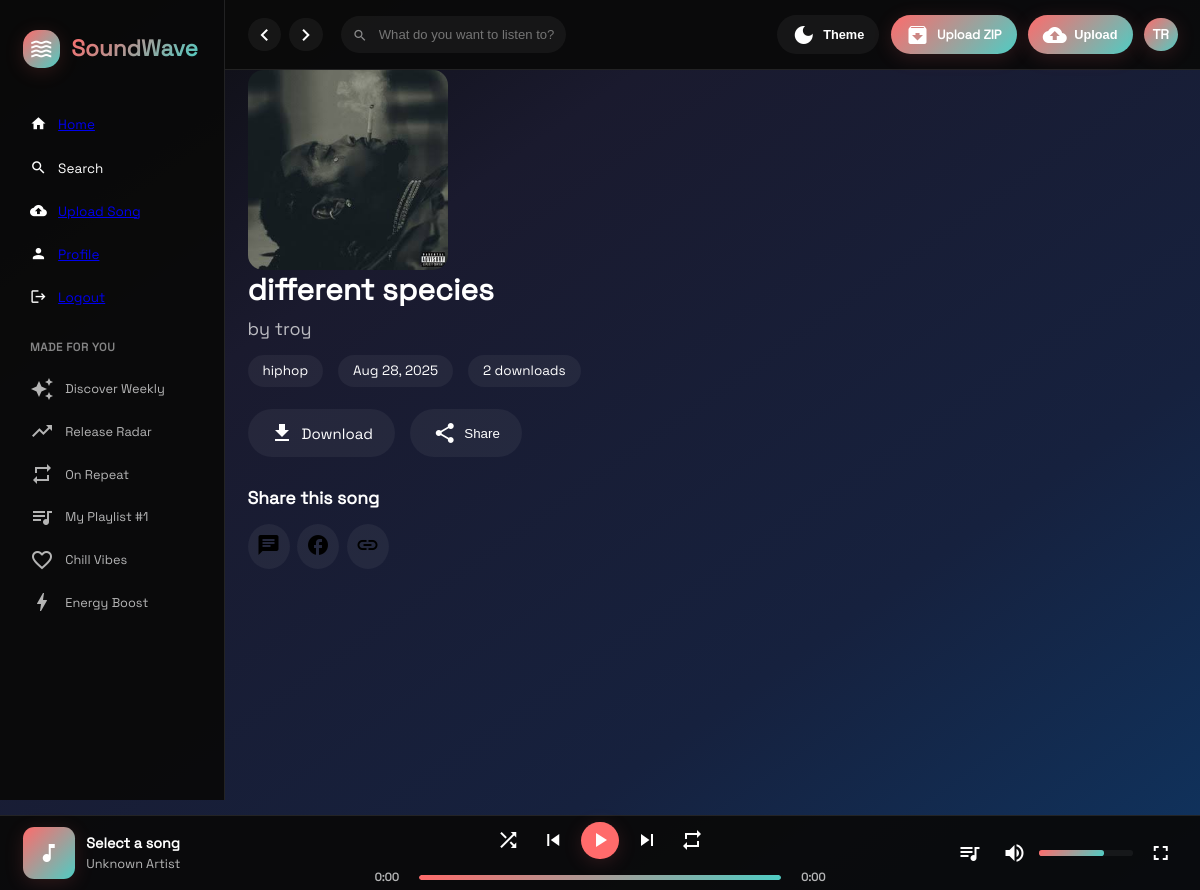
Screenshot of /song/2/ (signed in) with the database file from the repository.
### core/models.py (models this page shows, shortened)
class Song(models.Model):
    artist = models.ForeignKey(Artist, on_delete=models.CASCADE, related_name='songs')
    album = models.ForeignKey(Album, on_delete=models.SET_NULL, null=True, blank=True, related_name='songs')
    title = models.CharField(max_length=200)
    genre = models.CharField(max_length=50)
    audio_file = models.FileField(upload_to='songs/')
    cover_image = models.ImageField(upload_to='covers/', blank=True, null=True)
    uploaded_at = models.DateTimeField(auto_now_add=True)
    download_count = models.PositiveIntegerField(default=0)
    track_number = models.PositiveIntegerField(default=1)

class Artist(models.Model):
    user = models.OneToOneField(User, on_delete=models.CASCADE)
    bio = models.TextField(blank=True)
    created_at = models.DateTimeField(auto_now_add=True)

### core/views.py (the view)
# urls.py: path('song/<int:song_id>/', views.song_detail, name='song_detail'),
def song_detail(request, song_id):
    song = get_object_or_404(Song, id=song_id)
    share_url = request.build_absolute_uri()
    return render(request, 'song_detail.html', {'song': song, 'share_url': share_url})

### core/context_processors.py (called while the page is built)
def songs_json(request):
    songs = Song.objects.all().order_by('-uploaded_at')
    songs_data = [
        {
            'id': song.id,
            'title': song.title,
            'artist': song.artist.user.username,
            'genre': song.genre,
            'url': request.build_absolute_uri(song.audio_file.url),
            'cover_image': request.build_absolute_uri(song.cover_image.url) if song.cover_image else ''
        } for song in songs
    ]
    return {'songs_json': json.dumps(songs_data)}

### core/templates/song_detail.html (shortened to what this page needs)
{% extends 'base.html' %}
{% load static %}
{% block content %}
<div class="content">
    <div class="section">
        <div class="song-detail">
            {% if song.cover_image %}
            <div class="song-cover" style="width: 200px; height: 200px; flex-shrink: 0;">
                <img src="{{ song.cover_image.url }}" alt="{{ song.title }}" style="width: 100%; height: 100%; object-fit: cover; border-radius: 1rem;">
            </div>
            {% else %}
            <div class="song-cover" style="width: 200px; height: 200px; flex-shrink: 0; background: var(--accent-gradient); display: flex; align-items: center; justify-content: center; border-radius: 1rem;">
                <span class="material-icons" style="font-size: 4rem; color: white;">music_note</span>
            </div>
            {% endif %}
            <div class="song-info">
                <h1 style="font-size: 2rem; margin-bottom: 0.5rem;">{{ song.title }}</h1>
                <p style="color: var(--text-secondary); font-size: 1.2rem; margin-bottom: 1rem;">by {{ song.artist.user.username }}</p>
                <div style="display: flex; gap: 1rem; margin-bottom: 1.5rem;">
                    <span style="background: var(--bg-card); padding: 0.5rem 1rem; border-radius: 2rem; font-size: 0.9rem;">{{ song.genre }}</span>
                    <span style="background: var(--bg-card); padding: 0.5rem 1rem; border-radius: 2rem; font-size: 0.9rem;">{{ song.uploaded_at|date:"M d, Y" }}</span>
                    <span style="background: var(--bg-card); padding: 0.5rem 1rem; border-radius: 2rem; font-size: 0.9rem;">{{ song.download_count }} downloads</span>
                </div>
                <div style="display: flex; gap: 1rem;">
                    <a href="{% url 'download_song' song.id %}" class="download-btn" style="padding: 0.8rem 1.5rem; border-radius: 2rem; background: var(--bg-card); color: var(--text-primary); text-decoration: none; display: flex; align-items: center; gap: 0.5rem;">
                        <span class="material-icons">download</span>
                        Download
                    </a>
                    <button class="share-btn" data-platform="webshare" data-url="{{ share_url }}" data-title="{{ song.title }} by {{ song.artist.user.username }}" style="padding: 0.8rem 1.5rem; border-radius: 2rem; background: var(--bg-card); color: var(--text-primary); border: none; display: flex; align-items: center; gap: 0.5rem; cursor: pointer;">
                        <span class="material-icons">share</span>
                        Share
                    </button>
                </div>
            </div>
        </div>
        <div class="share-section" style="margin-top: 2rem;">
            <h3 style="margin-bottom: 1rem;">Share this song</h3>
            <div style="display: flex; gap: 0.5rem;">
                <button class="share-btn" data-platform="whatsapp" data-url="{{ share_url }}" data-title="{{ song.title }} by {{ song.artist.user.username }}" style="padding: 0.6rem; border-radius: 50%; background: var(--bg-card); border: none; cursor: pointer;">
                    <span class="material-icons">chat</span>
                </button>
                <button class="share-btn" data-platform="facebook" data-url="{{ share_url }}" data-title="{{ song.title }} by {{ song.artist.user.username }}" style="padding: 0.6rem; border-radius: 50%; background: var(--bg-card); border: none; cursor: pointer;">
                    <span class="material-icons">facebook</span>
                </button>
                <button class="share-btn" data-platform="x" data-url="{{ share_url }}" data-title="{{ song.title }} by {{ song.artist.user.username }}" style="padding: 0.6rem; border-radius: 50%; background: var(--bg-card); border: none; cursor: pointer;">
                    <span class="material-icons">link</span>
                </button>
            </div>
        </div>
    </div>
</div>
{% endblock %}

### core/templates/base.html (shortened to what this page needs)
{% load static %}
<!DOCTYPE html>
<html lang="en">
<head>
</head>
<body>
    <div class="app">
        <div class="sidebar" id="sidebar">
            <div class="logo">
                <div class="logo-icon">
                    <span class="material-icons">waves</span>
                </div>
                <div class="logo-text">SoundWave</div>
            </div>
            <div class="nav-section">
                <div class="nav-item {% if request.resolver_match.url_name == 'home' %}active{% endif %}">
                    <span class="material-icons">home</span>
                    <a href="{% url 'home' %}">Home</a>
                </div>
                <div class="nav-item">
                    <span class="material-icons">search</span>
                    <span>Search</span>
                </div>
                {% if user.is_authenticated %}
                <div class="nav-item {% if request.resolver_match.url_name == 'upload_song' %}active{% endif %}">
                    <span class="material-icons">cloud_upload</span>
                    <a href="{% url 'upload_song' %}">Upload Song</a>
                </div>
                <div class="nav-item {% if request.resolver_match.url_name == 'artist_profile' %}active{% endif %}">
                    <span class="material-icons">person</span>
                    <a href="{% url 'artist_profile' %}">Profile</a>
                </div>
                <div class="nav-item">
                    <span class="material-icons">logout</span>
                    <a href="{% url 'logout' %}">Logout</a>
                </div>
                {% endif %}
                <div class="playlists">
                    <h3>Made for You</h3>
                    <div class="playlist-item">
                        <span class="material-icons">auto_awesome</span>
                        <span>Discover Weekly</span>
                    </div>
                    <div class="playlist-item">
                        <span class="material-icons">trending_up</span>
                        <span>Release Radar</span>
                    </div>
                    <div class="playlist-item">
                        <span class="material-icons">repeat</span>
                        <span>On Repeat</span>
                    </div>
                    <div class="playlist-item">
                        <span class="material-icons">queue_music</span>
                        <span>My Playlist #1</span>
                    </div>
                    <div class="playlist-item">
                        <span class="material-icons">favorite_border</span>
                        <span>Chill Vibes</span>
                    </div>
                    <div class="playlist-item">
                        <span class="material-icons">bolt</span>
                        <span>Energy Boost</span>
                    </div>
                </div>
            </div>
        </div>
        <div class="main-content">
            <div class="header">
                <div class="header-left">
                    <div class="nav-arrows">
                        <button class="nav-arrow" id="backBtn">
                            <span class="material-icons">chevron_left</span>
                        </button>
                        <button class="nav-arrow" id="forwardBtn">
                            <span class="material-icons">chevron_right</span>
                        </button>
                    </div>
                    <div class="search-container">
                        <span class="material-icons search-icon">search</span>
                        <input type="text" class="search-input" placeholder="What do you want to listen to?" id="searchInput">
                    </div>
                </div>
                <div class="header-right">
                    <button class="theme-toggle" id="themeToggle">
                        <span class="material-icons">dark_mode</span>
                        <span>Theme</span>
                    </button>
                    {% if user.is_superuser %}
                    <a href="{% url 'upload_zip' %}" class="upload-btn" style="text-decoration: none;">
                        <span class="material-icons">archive</span>
                        <span>Upload ZIP</span>
                    </a>
                    {% endif %}
                    {% if user.is_authenticated %}
                    <button class="upload-btn" onclick="document.getElementById('fileInput').click()">
                        <span class="material-icons">cloud_upload</span>
                        <span>Upload</span>
                    </button>
                    <div class="user-avatar" id="userAvatar">
                        {{ user.username|slice:":2"|upper }}
                    </div>
                    {% endif %}
                </div>
            </div>
            {% block content %}{% endblock %}
        </div>
    </div>
    <div class="player" id="player">
        <div class="player-left">
            <div class="current-cover" id="currentCover">
                <span class="material-icons">music_note</span>
            </div>
            <div class="current-info">
                <div class="current-title" id="currentTitle">Select a song</div>
                <div class="current-artist" id="currentArtist">Unknown Artist</div>
            </div>
        </div>
        <div class="player-center">
            <div class="player-controls">
                <button class="control-btn" id="shuffleBtn" title="Shuffle">
                    <span class="material-icons">shuffle</span>
                </button>
                <button class="control-btn" id="prevBtn" title="Previous">
                    <span class="material-icons">skip_previous</span>
                </button>
                <button class="control-btn play-pause-btn" id="playPauseBtn" title="Play/Pause">
                    <span class="material-icons">play_arrow</span>
                </button>
                <button class="control-btn" id="nextBtn" title="Next">
                    <span class="material-icons">skip_next</span>
                </button>
                <button class="control-btn" id="repeatBtn" title="Repeat">
                    <span class="material-icons">repeat</span>
                </button>
            </div>
            <div class="progress-container">
                <span class="time" id="currentTime">0:00</span>
                <div class="progress-bar" id="progressBar">
                    <div class="progress" id="progress"></div>
                </div>
                <span class="time" id="totalTime">0:00</span>
            </div>
        </div>
        <div class="player-right">
            <button class="control-btn" id="queueBtn" title="Queue">
                <span class="material-icons">queue_music</span>
            </button>
            <div class="volume-container">
                <button class="control-btn" id="volumeBtn" title="Volume">
                    <span class="material-icons">volume_up</span>
                </button>
                <div class="volume-bar" id="volumeBar">
                    <div class="volume-progress" id="volumeProgress"></div>
                </div>
            </div>
            <button class="control-btn" id="fullscreenBtn" title="Full Screen">
                <span class="material-icons">fullscreen</span>
            </button>
        </div>
    </div>
</body>
</html>

### rows the page displays
Song: cover_image (picture), title "different species", artist.user.username "troy", genre "hiphop", uploaded_at "Aug 28, 2025", download_count "2"

### other values shown
{{ user.username|slice:":2"|upper }} "TR"
